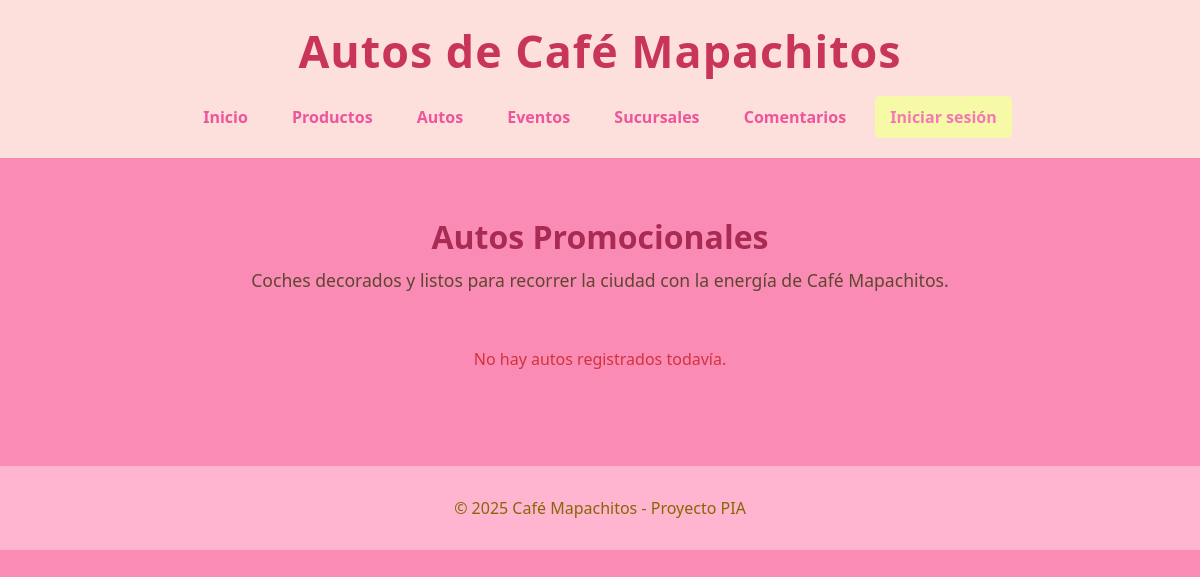
The app's page /autos/, older data.
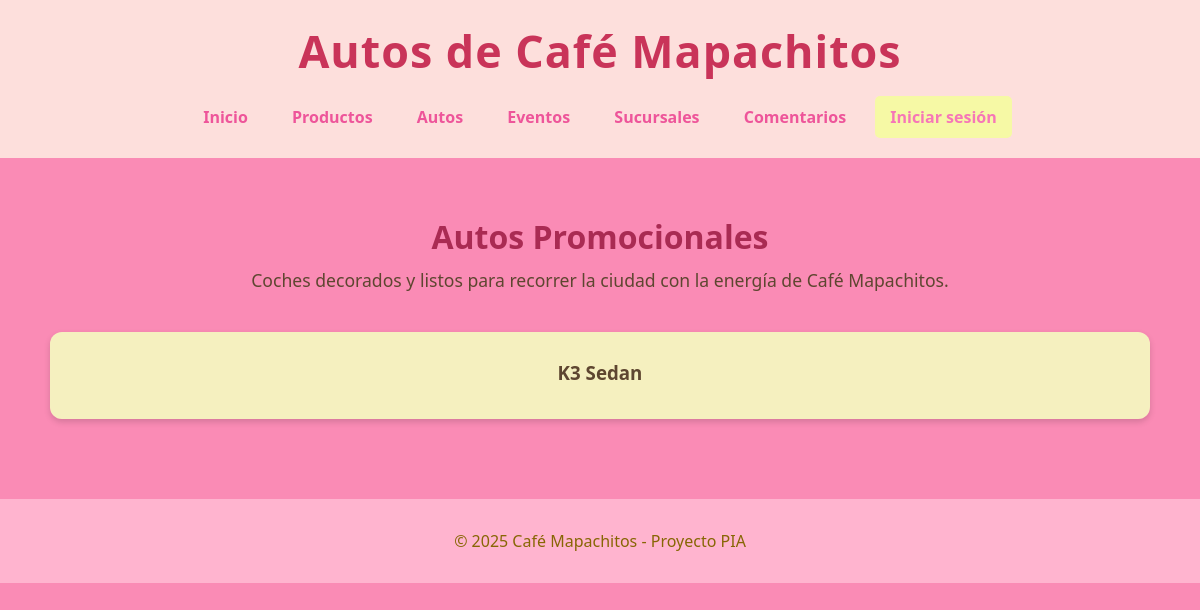
The same page, newer data.
### pagina/models.py (models this page shows, shortened)
class Auto(models.Model):
    marca = models.CharField(max_length=100)
    modelo = models.CharField(max_length=100)
    año = models.IntegerField()

### pagina/views.py (the view)
# urls.py: path('autos/', views.autos, name='autos'),
def autos(request):
    lista_autos = Auto.objects.all()
    return render(request, 'pagina/autos.html', {'autos': lista_autos})

### pagina/templates/pagina/autos.html (shortened to what this page needs)
{% load static %}
<!DOCTYPE html>
<html lang="es">
<head>
    <link rel="stylesheet" href="{% static 'estilos.css' %}">
</head>
<body>
<header class="header">
    <h1 class="titulo-principal">Autos de Café Mapachitos</h1>
    <nav class="menu">
        <a href="{% url 'inicio' %}">Inicio</a>
        <a href="{% url 'productos' %}">Productos</a>
        <a href="{% url 'autos' %}">Autos</a>
        <a href="{% url 'eventos' %}">Eventos</a>
        <a href="{% url 'sucursales' %}">Sucursales</a>
        <a href="{% url 'comentarios' %}">Comentarios</a>
        <a href="/admin/login/" class="login-btn">Iniciar sesión</a>
    </nav>
</header>
<main class="contenido">
    <h2 class="subtitulo">Autos Promocionales</h2>
    <p class="descripcion-menu">
        Coches decorados y listos para recorrer la ciudad con la energía de Café Mapachitos.
    </p>
    <section class="productos-grid">
        {% for auto in autos %}
        <div class="producto-card">
            <h3>{{ auto.modelo }}</h3>
        </div>
        {% empty %}
            <p>No hay autos registrados todavía.</p>
        {% endfor %}
    </section>
</main>
<footer class="footer">
    <p>© 2025 Café Mapachitos - Proyecto PIA</p>
</footer>
</body>
</html>

Row changes from the older to the newer data that the page shows:
added Auto: modelo "K3 Sedan"
Text that changed along with them:
text no longer shown: "No hay autos registrados todavía."
